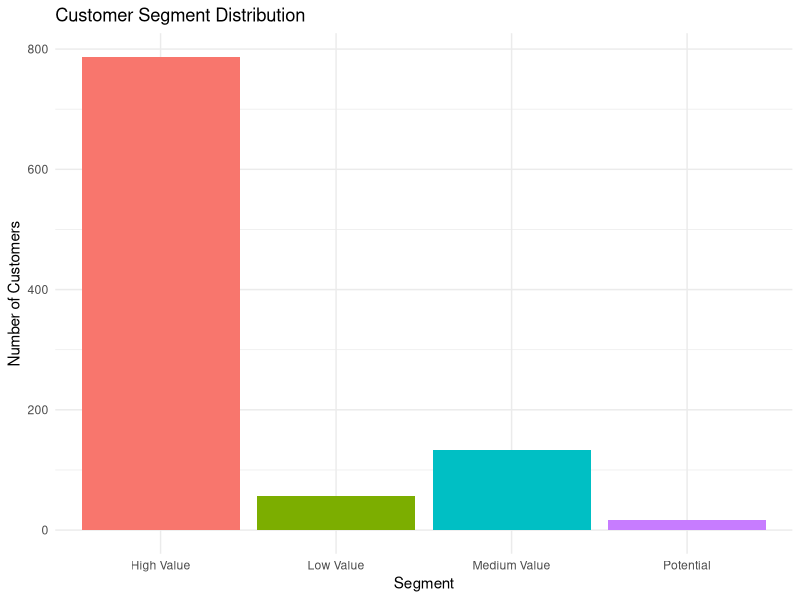
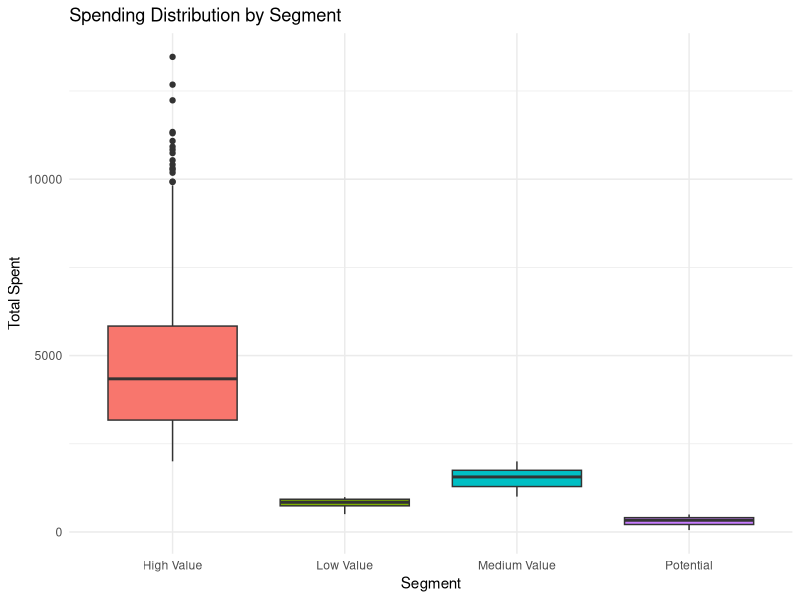
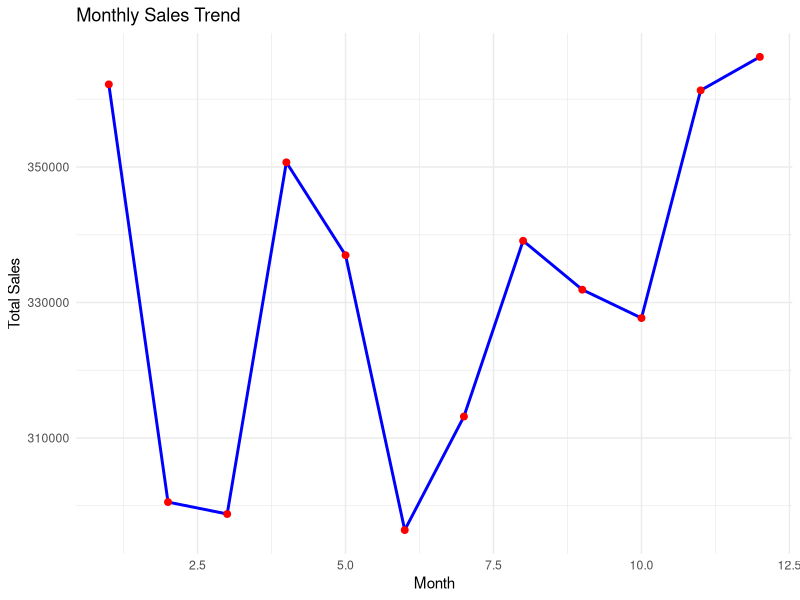
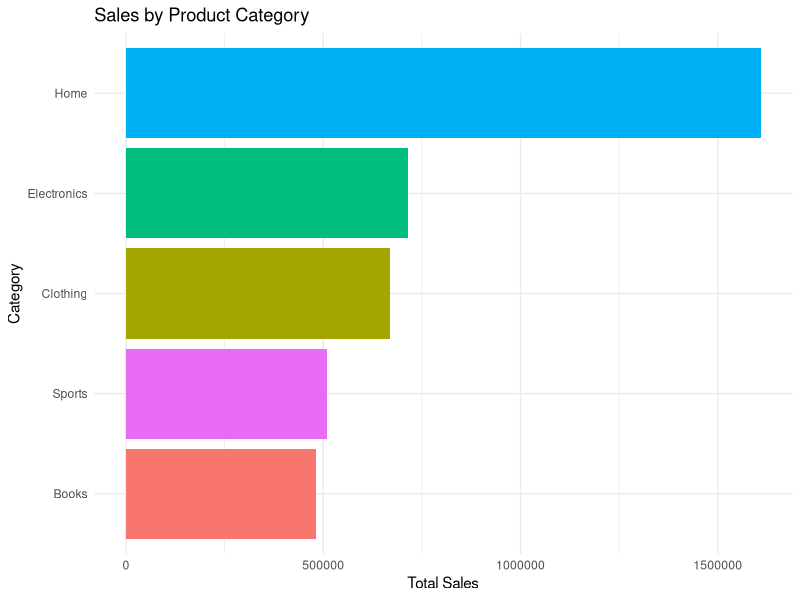
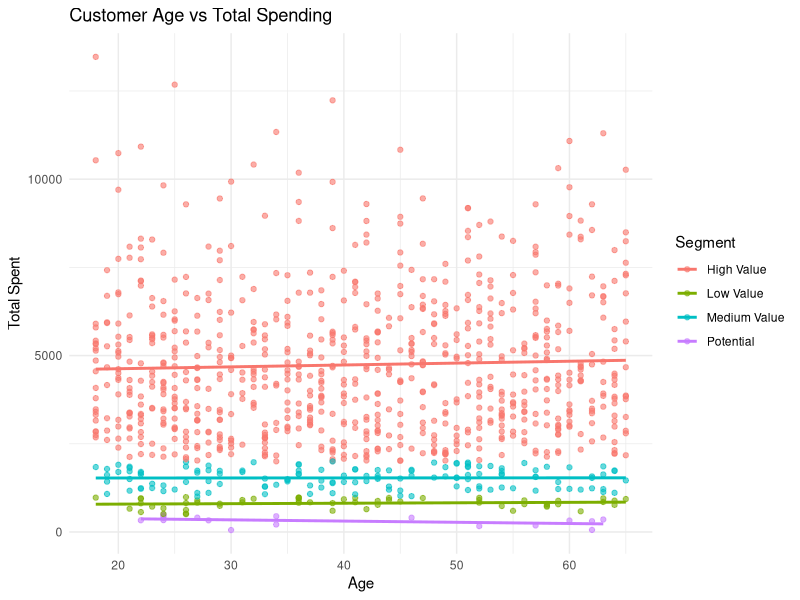
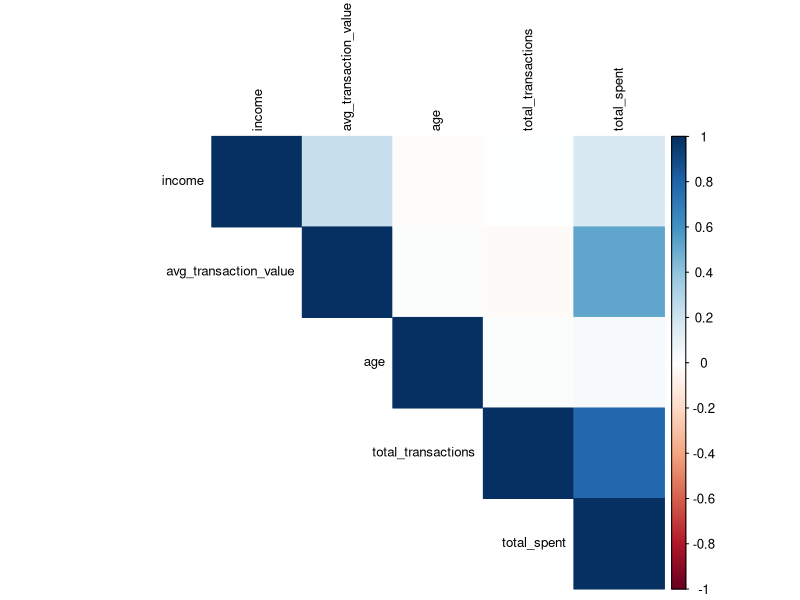

Reproduce these figures in R, in order.
# Module 5: Comprehensive Data Analysis Project
# File: 21_Data_Analysis_Project.R

# =============================================================================
# COMPREHENSIVE DATA ANALYSIS PROJECT
# =============================================================================

# This project demonstrates a complete data analysis workflow
# from data collection to insights and recommendations

# =============================================================================
# 1. PROJECT OVERVIEW
# =============================================================================

# Project: E-commerce Customer Analysis
# Objective: Analyze customer behavior and identify opportunities for improvement
# Data: Simulated e-commerce dataset with customer transactions

# =============================================================================
# 2. LOADING REQUIRED LIBRARIES
# =============================================================================

library(dplyr)
library(ggplot2)
library(tidyr)
library(readr)
library(lubridate)
library(corrplot)
library(gridExtra)

# =============================================================================
# 3. DATA GENERATION AND LOADING
# =============================================================================

# Set seed for reproducibility
set.seed(12345)

# Generate comprehensive e-commerce data
n_customers <- 1000
n_products <- 50
n_transactions <- 5000

# Customer data
customers <- data.frame(
  customer_id = 1:n_customers,
  age = sample(18:65, n_customers, replace = TRUE),
  gender = sample(c("Male", "Female"), n_customers, replace = TRUE),
  income = rnorm(n_customers, mean = 50000, sd = 20000),
  city = sample(c("New York", "Los Angeles", "Chicago", "Houston", "Phoenix"), n_customers, replace = TRUE),
  registration_date = sample(seq(as.Date("2020-01-01"), as.Date("2023-01-01"), by = "day"), n_customers, replace = TRUE)
)

# Product data
products <- data.frame(
  product_id = 1:n_products,
  product_name = paste("Product", 1:n_products),
  category = sample(c("Electronics", "Clothing", "Books", "Home", "Sports"), n_products, replace = TRUE),
  price = runif(n_products, 10, 500),
  cost = runif(n_products, 5, 250)
)

# Transaction data
transactions <- data.frame(
  transaction_id = 1:n_transactions,
  customer_id = sample(1:n_customers, n_transactions, replace = TRUE),
  product_id = sample(1:n_products, n_transactions, replace = TRUE),
  quantity = sample(1:5, n_transactions, replace = TRUE),
  transaction_date = sample(seq(as.Date("2023-01-01"), as.Date("2023-12-31"), by = "day"), n_transactions, replace = TRUE)
)

# Add some realistic patterns
# Higher income customers buy more expensive products
transactions$product_id <- ifelse(customers$income[transactions$customer_id] > 60000, 
                                 sample(1:n_products, n_transactions, replace = TRUE, prob = products$price/max(products$price)),
                                 transactions$product_id)

# Calculate transaction values
transactions$unit_price <- products$price[transactions$product_id]
transactions$total_amount <- transactions$quantity * transactions$unit_price

# Add some seasonality
transactions$total_amount <- transactions$total_amount * 
  ifelse(month(transactions$transaction_date) %in% c(11, 12), 1.2, 1)  # Holiday season

print("Data Overview:")
print(paste("Customers:", nrow(customers)))
print(paste("Products:", nrow(products)))
print(paste("Transactions:", nrow(transactions)))

# =============================================================================
# 4. DATA EXPLORATION AND CLEANING
# =============================================================================

# Check for missing values
print("Missing Values Check:")
print(paste("Customers missing values:", sum(is.na(customers))))
print(paste("Products missing values:", sum(is.na(products))))
print(paste("Transactions missing values:", sum(is.na(transactions))))

# Check data types
print("Data Types:")
print(str(customers))
print(str(products))
print(str(transactions))

# Basic statistics
print("Customer Data Summary:")
print(summary(customers))

print("Product Data Summary:")
print(summary(products))

print("Transaction Data Summary:")
print(summary(transactions))

# =============================================================================
# 5. CUSTOMER ANALYSIS
# =============================================================================

# Customer transaction summary
customer_summary <- transactions %>%
  group_by(customer_id) %>%
  summarise(
    total_transactions = n(),
    total_spent = sum(total_amount),
    avg_transaction_value = mean(total_amount),
    first_purchase = min(transaction_date),
    last_purchase = max(transaction_date),
    days_since_last_purchase = as.numeric(Sys.Date() - max(transaction_date))
  ) %>%
  left_join(customers, by = "customer_id")

print("Customer Summary Sample:")
print(head(customer_summary))

# Customer segmentation
customer_summary$segment <- ifelse(customer_summary$total_spent > 2000, "High Value",
                                  ifelse(customer_summary$total_spent > 1000, "Medium Value",
                                        ifelse(customer_summary$total_spent > 500, "Low Value", "Potential")))

# Segment analysis
segment_analysis <- customer_summary %>%
  group_by(segment) %>%
  summarise(
    count = n(),
    percentage = n() / nrow(customer_summary) * 100,
    avg_spent = mean(total_spent),
    avg_transactions = mean(total_transactions),
    avg_age = mean(age),
    avg_income = mean(income)
  )

print("Customer Segment Analysis:")
print(segment_analysis)

# =============================================================================
# 6. PRODUCT ANALYSIS
# =============================================================================

# Product performance
product_performance <- transactions %>%
  group_by(product_id) %>%
  summarise(
    total_sales = sum(total_amount),
    total_quantity = sum(quantity),
    total_transactions = n(),
    avg_price = mean(unit_price),
    profit_margin = mean(unit_price - products$cost[product_id])
  ) %>%
  left_join(products, by = "product_id") %>%
  arrange(desc(total_sales))

print("Top 10 Products by Sales:")
print(head(product_performance, 10))

# Category analysis
category_analysis <- product_performance %>%
  group_by(category) %>%
  summarise(
    total_sales = sum(total_sales),
    total_quantity = sum(total_quantity),
    avg_price = mean(avg_price),
    profit_margin = mean(profit_margin),
    product_count = n()
  ) %>%
  arrange(desc(total_sales))

print("Category Analysis:")
print(category_analysis)

# =============================================================================
# 7. TEMPORAL ANALYSIS
# =============================================================================

# Monthly sales analysis
monthly_sales <- transactions %>%
  mutate(month = month(transaction_date)) %>%
  group_by(month) %>%
  summarise(
    total_sales = sum(total_amount),
    total_transactions = n(),
    avg_transaction_value = mean(total_amount),
    unique_customers = n_distinct(customer_id)
  )

print("Monthly Sales Analysis:")
print(monthly_sales)

# Daily sales pattern
daily_sales <- transactions %>%
  mutate(day_of_week = weekdays(transaction_date)) %>%
  group_by(day_of_week) %>%
  summarise(
    total_sales = sum(total_amount),
    total_transactions = n(),
    avg_transaction_value = mean(total_amount)
  )

print("Daily Sales Pattern:")
print(daily_sales)

# =============================================================================
# 8. VISUALIZATIONS
# =============================================================================

# Customer segment distribution
segment_plot <- ggplot(customer_summary, aes(x = segment, fill = segment)) +
  geom_bar() +
  labs(title = "Customer Segment Distribution",
       x = "Segment",
       y = "Number of Customers") +
  theme_minimal() +
  theme(legend.position = "none")

print(segment_plot)

# Spending by segment
spending_plot <- ggplot(customer_summary, aes(x = segment, y = total_spent, fill = segment)) +
  geom_boxplot() +
  labs(title = "Spending Distribution by Segment",
       x = "Segment",
       y = "Total Spent") +
  theme_minimal() +
  theme(legend.position = "none")

print(spending_plot)

# Monthly sales trend
monthly_plot <- ggplot(monthly_sales, aes(x = month, y = total_sales)) +
  geom_line(color = "blue", size = 1) +
  geom_point(color = "red", size = 2) +
  labs(title = "Monthly Sales Trend",
       x = "Month",
       y = "Total Sales") +
  theme_minimal()

print(monthly_plot)

# Product category performance
category_plot <- ggplot(category_analysis, aes(x = reorder(category, total_sales), y = total_sales, fill = category)) +
  geom_bar(stat = "identity") +
  coord_flip() +
  labs(title = "Sales by Product Category",
       x = "Category",
       y = "Total Sales") +
  theme_minimal() +
  theme(legend.position = "none")

print(category_plot)

# Customer age vs spending
age_spending_plot <- ggplot(customer_summary, aes(x = age, y = total_spent, color = segment)) +
  geom_point(alpha = 0.6) +
  geom_smooth(method = "lm", se = FALSE) +
  labs(title = "Customer Age vs Total Spending",
       x = "Age",
       y = "Total Spent",
       color = "Segment") +
  theme_minimal()

print(age_spending_plot)

# =============================================================================
# 9. CORRELATION ANALYSIS
# =============================================================================

# Customer correlation matrix
customer_corr <- customer_summary %>%
  select(age, income, total_transactions, total_spent, avg_transaction_value) %>%
  cor(use = "complete.obs")

print("Customer Correlation Matrix:")
print(customer_corr)

# Correlation plot
corrplot(customer_corr, method = "color", type = "upper", 
         order = "hclust", tl.cex = 0.8, tl.col = "black")

# =============================================================================
# 10. INSIGHTS AND RECOMMENDATIONS
# =============================================================================

# Key insights
print("KEY INSIGHTS:")
print("1. Customer Segmentation:")
print(paste("   - High Value customers:", round(segment_analysis$percentage[segment_analysis$segment == "High Value"], 1), "%"))
print(paste("   - Medium Value customers:", round(segment_analysis$percentage[segment_analysis$segment == "Medium Value"], 1), "%"))
print(paste("   - Low Value customers:", round(segment_analysis$percentage[segment_analysis$segment == "Low Value"], 1), "%"))

print("2. Product Performance:")
print(paste("   - Top category:", category_analysis$category[1]))
print(paste("   - Average profit margin:", round(mean(product_performance$profit_margin), 2)))

print("3. Temporal Patterns:")
print(paste("   - Best month:", month.name[monthly_sales$month[which.max(monthly_sales$total_sales)]]))
print(paste("   - Best day:", daily_sales$day_of_week[which.max(daily_sales$total_sales)]))

# Recommendations
print("RECOMMENDATIONS:")
print("1. Focus on High Value customers - they represent the highest revenue potential")
print("2. Develop targeted marketing campaigns for Medium Value customers to upgrade them")
print("3. Analyze the top-performing product category for expansion opportunities")
print("4. Implement retention strategies for customers who haven't purchased recently")
print("5. Consider seasonal promotions during peak months")

# =============================================================================
# 11. EXPORT RESULTS
# =============================================================================

# Save key results to CSV files
write_csv(customer_summary, "customer_analysis.csv")
write_csv(product_performance, "product_analysis.csv")
write_csv(monthly_sales, "monthly_sales.csv")
write_csv(segment_analysis, "segment_analysis.csv")

print("Analysis complete! Results saved to CSV files.")

# =============================================================================
# KEY TAKEAWAYS
# =============================================================================

# 1. Always start with data exploration and cleaning
# 2. Use multiple analysis approaches (descriptive, exploratory, inferential)
# 3. Create visualizations to support your findings
# 4. Look for patterns and correlations in the data
# 5. Segment your data to find actionable insights
# 6. Consider temporal patterns and seasonality
# 7. Always validate your findings with multiple methods
# 8. Document your analysis process and assumptions
# 9. Provide actionable recommendations based on insights
# 10. Export results for further use and sharing

# Next: Move to 22_Final_Project.R for the comprehensive final project!
